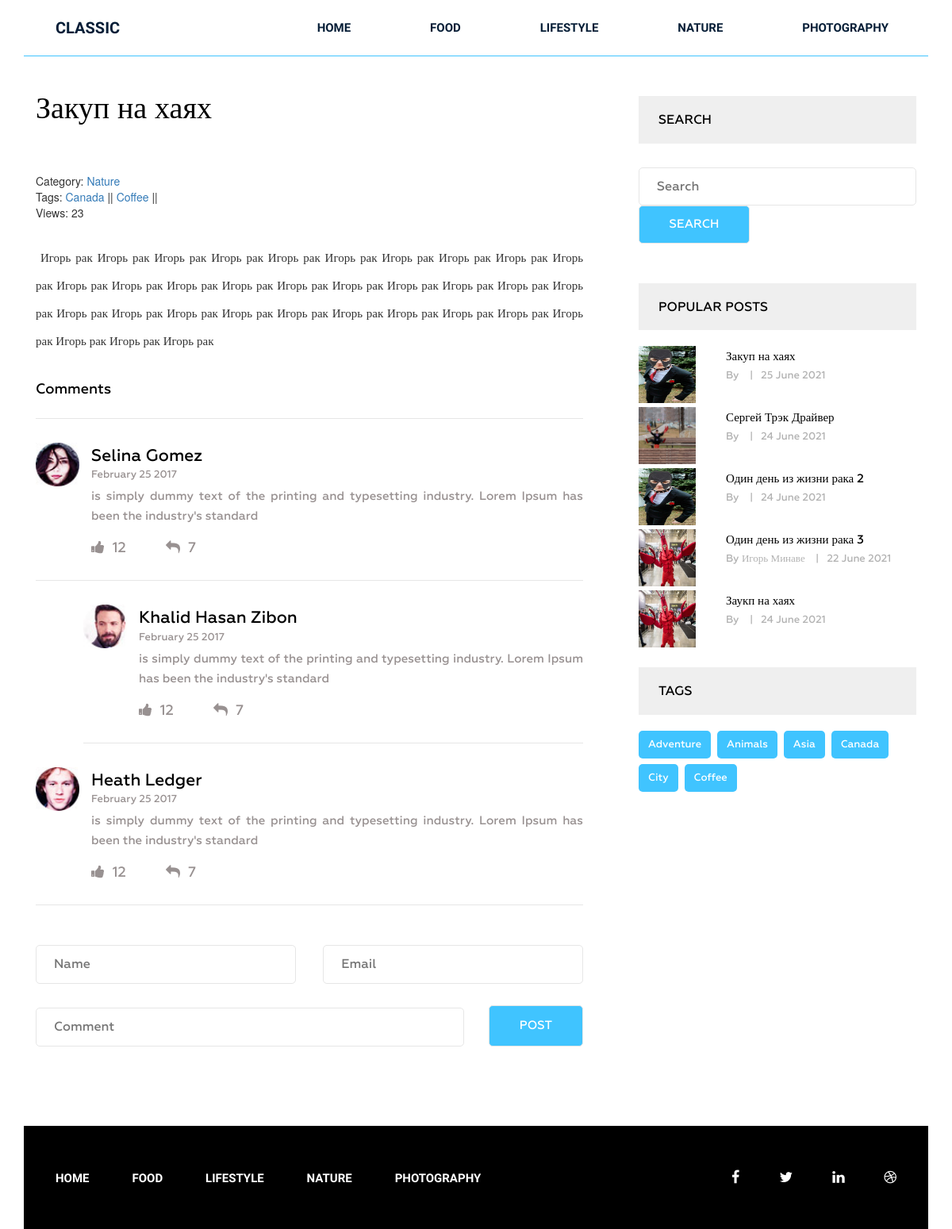
The app's page /post/zakup-na-hayah/ with its own data.
### blog/models.py (models this page shows, shortened)
class Category(models.Model):
    title = models.CharField(max_length=255)
    slug = models.SlugField(max_length=255, verbose_name='Url', unique=True)
    def __str__(self):
        return self.title
    def get_absolute_url(self):
        return reverse('category', kwargs={'slug': self.slug})
    class Meta:
        verbose_name = 'Категория'
        verbose_name_plural = "Категории"
        ordering = ['title']

class Post(models.Model):
    title = models.CharField(max_length=255)
    slug = models.SlugField(max_length=255, verbose_name='Url', unique=True)
    author = models.CharField(max_length=100)
    content = models.TextField(blank=True)
    created_at = models.DateTimeField(auto_now_add=True)
    photo = models.ImageField(upload_to='photos/%Y/%m/%d/', blank=True)
    views = models.IntegerField(default=0, verbose_name='Кол-во просмотров')
    category = models.ForeignKey(Category, on_delete=models.PROTECT, related_name='posts')
    tags = models.ManyToManyField(Tag, blank=True, related_name='posts')
    def get_absolute_url(self):
        return reverse('post', kwargs={'slug': self.slug})
    class Meta:
        verbose_name = 'Статья'
        verbose_name_plural = "Статьи"
        ordering = ['-created_at']

class Tag(models.Model):
    title = models.CharField(max_length=255)
    slug = models.SlugField(max_length=255, verbose_name='Url', unique=True)
    class Meta:
        verbose_name = 'Тег'
        verbose_name_plural = "Теги"
        ordering = ['title']
    def get_absolute_url(self):
        return reverse('tag', kwargs={'slug': self.slug})

### blog/views.py (the view)
# urls.py: path('post/<str:slug>/', GetPost.as_view(), name='post'),
class GetPost(DetailView):
    model = Post
    template_name = 'blog/single.html'
    context_object_name = 'post'
    def get_context_data(self, *, object_list=None, **kwargs):
        context = super().get_context_data(**kwargs)
        self.object.views = F('views') + 1
        self.object.save()
        self.object.refresh_from_db()
        return context

### blog/templatetags/menu.py (called while the page is built)
@register.inclusion_tag('blog/menu_tpl.html')
def show_menu(menu_class='menu'):
    categories = Category.objects.all()
    return {'categories': categories, 'menu_class':menu_class}

### blog/templatetags/sidebar.py (called while the page is built)
@register.inclusion_tag('blog/popular_post_tpl.html')
def get_popular(cnt=3):
    posts = Post.objects.order_by('-views')[:cnt]
    return {'posts': posts}

@register.inclusion_tag('blog/tags_tpl.html')
def get_tags(cnt=15):
    tags = Tag.objects.all()[:cnt]
    return {'tags': tags}

### blog/templates/blog/single.html (shortened to what this page needs)
{% extends 'base.html' %}
{% load static %}
{% load sidebar %}
{% block content %}
    <section class="single-blog-area">
        <div class="container">
            <div class="row">
                <div class="col-md-12">
                    <div class="border-top">
                        <div class="col-md-8">
                            <div class="blog-area">
                                <div class="blog-area-part">
                                    <h2>{{ post.title }}</h2>
                                    <div class="single-content">
                                        <div>
                                            <span>
                                                Category: <a
                                                    href="{{ post.category.get_absolute_url }}">{{ post.category }}</a>
                                            </span>
                                            <br>
                                            {% if post.tags.exists %}
                                                <span>
                                                Tags:
                                                    {% for tag in post.tags.all %}
                                                        <a href="{{ tag.get_absolute_url }}">{{ tag.title }}</a> ||
                                                    {% endfor %}
                                                </span>
                                                <br>
                                            {% endif %}
                                            <span>
                                                Views: {{ post.views }}
                                            </span>
                                        </div>
                                        {{ post.content|safe }}
                                    </div>
                                </div>
                                <div class="commententries">
                                    <h3>Comments</h3>
                                    <ul class="commentlist">
                                        <li>
                                            <article class="comment">
                                                <header class="comment-author">
                                                    <img src="img/author-1.jpg" alt="">
                                                </header>
                                                <section class="comment-details">
                                                    <div class="author-name">
                                                        <h5><a href="#">Selina Gomez</a></h5>
                                                        <p>February 25 2017</p>
                                                    </div>
                                                    <div class="comment-body">
                                                        <p>is simply dummy text of the printing and typesetting
                                                            industry. Lorem Ipsum has been the industry's standard </p>
                                                    </div>
                                                    <div class="reply">
                                                        <p><span><a href="#"><i class="fa fa-thumbs-up"
                                                                                aria-hidden="true"></i></a>12</span><span><a
                                                                href="#"><i class="fa fa-reply" aria-hidden="true"></i></a>7</span>
                                                        </p>
                                                    </div>
                                                </section>
                                            </article>
                                            <ul class="children">
                                                <li>
                                                    <article class="comment">
                                                        <header class="comment-author">
                                                            <img src="img/author-2.jpg" alt="">
                                                        </header>
                                                        <section class="comment-details">
                                                            <div class="author-name">
                                                                <h5><a href="#">Khalid Hasan Zibon</a></h5>
                                                                <p>February 25 2017</p>
                                                            </div>
                                                            <div class="comment-body">
                                                                <p>is simply dummy text of the printing and typesetting
                                                                    industry. Lorem Ipsum has been the industry's
                                                                    standard </p>
                                                            </div>
                                                            <div class="reply">
                                                                <p><span><a href="#"><i class="fa fa-thumbs-up"
                                                                                        aria-hidden="true"></i></a>12</span><span><a
                                                                        href="#"><i class="fa fa-reply"
                                                                                    aria-hidden="true"></i></a>7</span>
                                                                </p>
                                                            </div>
                                                        </section>
                                                    </article>
                                                </li>
                                            </ul>
                                        </li>
                                        <li>
                                            <article class="comment">
                                                <header class="comment-author">
                                                    <img src="img/author-3.jpg" alt="">
                                                </header>
                                                <section class="comment-details">
                                                    <div class="author-name">
                                                        <h5><a href="#">Heath Ledger</a></h5>
                                                        <p>February 25 2017</p>
                                                    </div>
                                                    <div class="comment-body">
                                                        <p>is simply dummy text of the printing and typesetting
                                                            industry. Lorem Ipsum has been the industry's standard </p>
                                                    </div>
                                                    <div class="reply">
                                                        <p><span><a href="#"><i class="fa fa-thumbs-up"
                                                                                aria-hidden="true"></i></a>12</span><span><a
                                                                href="#"><i class="fa fa-reply" aria-hidden="true"></i></a>7</span>
                                                        </p>
                                                    </div>
                                                </section>
                                            </article>
                                        </li>
                                    </ul>
                                </div>
                                <form action="#" method="get">
                                    <div class="name">
                                        <input type="text" name="" id="" placeholder="Name" class="name">
                                    </div>
                                    <div class="email">
                                        <input type="email" name="" id="" placeholder="Email" class="email">
                                    </div>
                                    <div class="comment">
                                        <input type="text" name="" id="" placeholder="Comment" class="comment">
                                    </div>
                                    <div class="post">
                                        <input type="submit" value="Post">
                                    </div>
                                </form>
                            </div>
                        </div>
                        <div class="col-md-4">
                            <div class="newsletter">
                                <h2 class="sidebar-title">Search</h2>
                                <form action="{% url 'search' %}" method="get">
                                    <input type="text" name="s" id="" placeholder="Search">
                                    <input type="submit" value="Search">
                                </form>
                            </div>
                            {% get_popular 5 %}
                            {% get_tags %}
                        </div>
                    </div>
                </div>
            </div>
        </div>
    </section>
{% endblock %}

### blog/templates/blog/menu_tpl.html
<div class="{{ menu_class }}">
    <ul>
        <li><a href="{% url 'home' %}">Home</a></li>
        {% for item in categories %}
         <li><a href="{{ item.get_absolute_url }}">{{ item }}</a></li>
        {% endfor %}
    </ul>
</div>

### blog/templates/blog/popular_post_tpl.html
<h2 class="sidebar-title">Popular posts</h2>
<div class="grid">
    {% for post in posts %}
        <div class="portfolio-item popular">
            {% if post.photo %}
                <img src="{{ post.photo.url }}" alt="{{ post.title }}">
            {% else %}
                <img src="https://picsum.photos/id/1060/300/201/?blur=2" alt="{{ post.title }}">
            {% endif %}
            <div class="portfolio-text">
                <h5><a href="{{ post.get_absolute_url }}">{{ post.title }}</a></h5>
                <p>By {{ post.author }} <span>|</span>{{ post.created_at|date:"j F Y" }}</p>
            </div>
        </div>
    {% endfor %}
</div>

### blog/templates/blog/tags_tpl.html
<div class="tags">
    <h2 class="sidebar-title">Tags</h2>
    {% for tag in tags %}
        <p><a href="{{ tag.get_absolute_url }}">{{ tag.title }}</a></p>
    {% endfor %}
</div>

### records on screen
Category: title "FOOD"
Category: title "LIFESTYLE"
Category: title "NATURE"
Category: title "PHOTOGRAPHY"
Post: title "Закуп на хаях", category "Nature", views "23", content "Игорь рак Игорь рак Игорь рак Игорь рак Игорь рак Игорь рак Игорь рак Игорь рак Игорь рак Игорь рак Игорь рак Игорь рак Игорь рак Игорь рак Игорь рак Игорь рак Игорь рак Игорь рак Игорь рак Игорь рак Игорь рак Игорь рак Игорь рак Игорь рак Игорь рак Игорь рак Игорь рак Игорь рак Игорь рак Игорь рак Игорь рак Игорь рак Игорь рак", photo (picture), created_at "25 June 2021"
Tag: title "Canada"
Tag: title "Coffee"
Post: photo (picture), title "Сергей Трэк Драйвер", created_at "24 June 2021"
Post: photo (picture), title "Один день из жизни рака 2", created_at "24 June 2021"
Post: photo (picture), title "Один день из жизни рака 3", author "Игорь Минаве", created_at "22 June 2021"
Post: photo (picture), title "Заукп на хаях", created_at "24 June 2021"
Tag: title "Adventure"
Tag: title "Animals"
Tag: title "Asia"
Tag: title "City"
